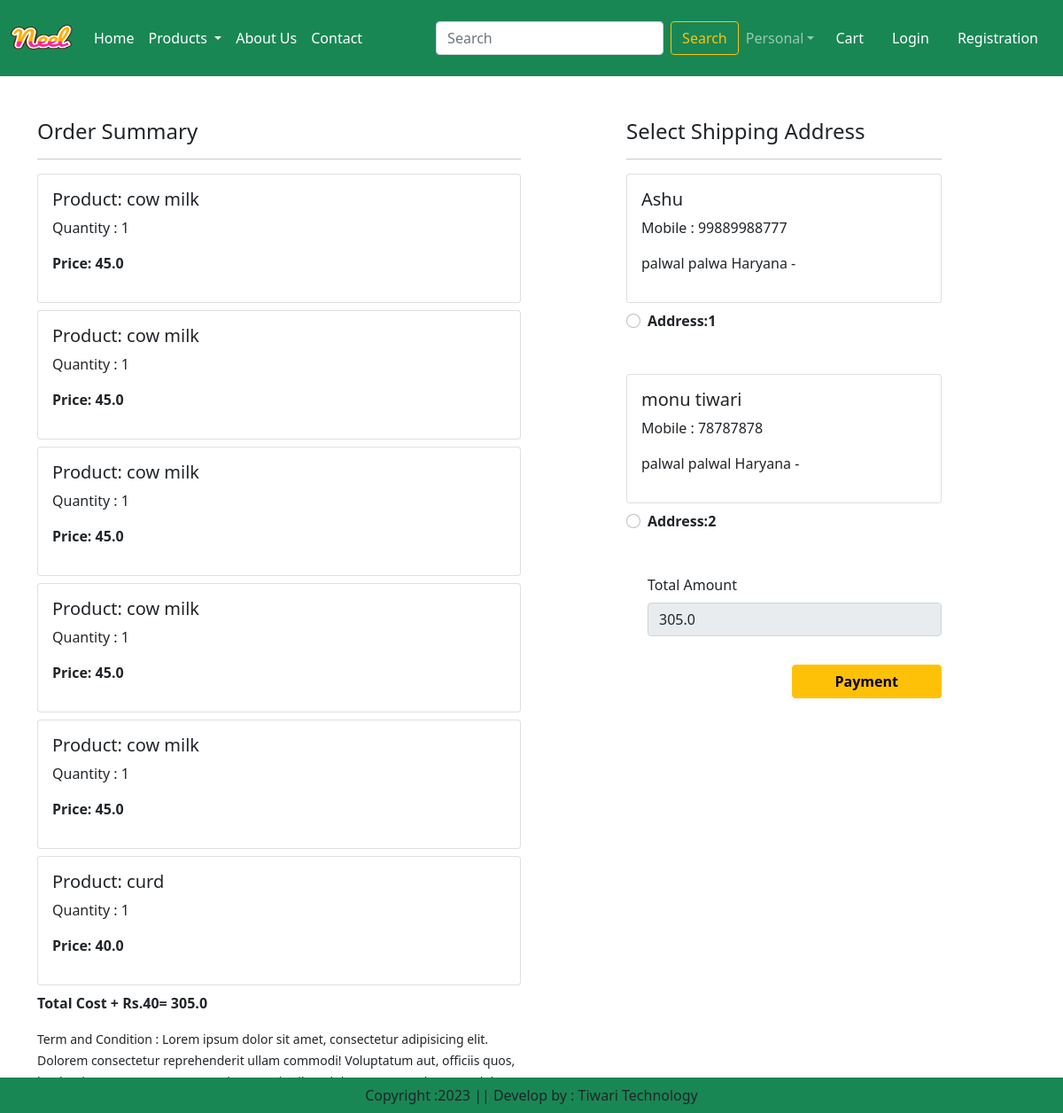
The page /checkout/ (signed in) on the database its author committed.
### app/models.py (models this page shows, shortened)
class Cart(models.Model):
    user= models.ForeignKey(User,on_delete=models.CASCADE)
    product= models.ForeignKey(Product,on_delete=models.CASCADE)
    quantity=models.PositiveIntegerField(default=1)

class Product(models.Model):
    title =models.CharField(max_length=100)
    selling_Price=models.FloatField()
    discounted_price=models.FloatField()
    description=models.TextField()
    composition=models.TextField(default='')
    prodapp=models.TextField(default='')
    category=models.CharField(choices=CATEGORY_CHOICES, max_length=2)
    product_image=models.ImageField(upload_to='product')

class Customer(models.Model):
    user = models.ForeignKey(User,on_delete=models.CASCADE)
    name = models.CharField(max_length=200)
    locality= models.CharField(max_length=200)
    city= models.CharField(max_length=50)
    mobile=models.IntegerField()
    zipcode= models.IntegerField()
    state= models.CharField(choices=STATE_CHOICES, max_length=100)

### app/views.py (the view)
# urls.py: path('checkout/',views.checkout.as_view(), name='checkout'),
class checkout(View):
    def get(self,request):
        user= request.user
        add=Customer.objects.filter(user=user)
        cart_items=Cart.objects.filter(user=user)
        famount=0
        for p in cart_items:
            value= p.quantity * p.product.discounted_price
            famount= famount + value
        totalamount = famount + 40
        context = {
            'add': add,
            'cart_items': cart_items,
            'totalamount': totalamount
        }
        return render(request, 'app/checkout.html', context)

### app/templates/app/checkout.html (shortened to what this page needs)
{% extends 'app/base.html' %}
{% load static %}
{% block main-content %}
<div class="container ">
    <div class="row mt-5">
        <div class="col-sm-6">
            <h4>Order Summary</h4>
            <hr>
            {% for item in cart_items %}
            <div class="card mb-2">
                <div class="card-body">
                    <h5>Product: {{ item.product.title}}</h5>
                    <p>Quantity : {{item.quantity}}</p>
                    <p class="fw-bold">Price: {{item.product.discounted_price}}</p>
                </div>
            </div>
            {% endfor %}
            <p class="fw-bold">Total Cost + Rs.40= {{totalamount}}</p>
            <small>Term and Condition : Lorem ipsum dolor sit amet, consectetur adipisicing elit. Dolorem consectetur reprehenderit ullam commodi! Voluptatum aut, officiis quos, laudantium consectetur sunt, quis necessitatibus dolorem earum deserunt dolores sint rerum? Delectus, culpa!</small>
        </div>
        <div class="col-sm-4 offset-sm-1">
            <h4>Select Shipping Address</h4>
            <hr>
            <form method="post" id="myform">
                {% for ad in add %}
                <div class="card">
                    <div class="card-body">
                        <h5>{{ad.name}}</h5>
                        <p>Mobile : {{ad.mobile}}</p>
                        <p>{{ad.locality}} {{ad.city}} {{ ad.state}} - {{add.zipcode}}</p>
                </div>
                </div>
                <div class="form-check mt-2 mb-5">
                    <input class="form-check-input" type="radio" name="custid" id="custadd{{forloop.counter}}" value="{{ad.id}}">
                    <label class="form-check-label fw-bold" for="custadd{{forloop.counter}}"> Address:{{forloop.counter}}</label>
                </div>
                {% endfor %}
                <div class="form-check mb-3">
                    <label for="totalamount" class="form-label">Total Amount</label>
                    <input type="number" class="form-control" name="totalamount" value="{{totalamount}}" readonly >
                </div>
                <div class="text-end">
                    <button type="submit" class="btn btn-warning mt-3 px-5 fw-bold">Payment</button>
                </div>
            </form>
        </div>
    </div>
    </div>
    {% endblock main-content %}

### rows shown on the page
Cart: product "cow milk", quantity "1", product.discounted_price "45.0"
Cart: product "cow milk", quantity "1", product.discounted_price "45.0"
Cart: product "cow milk", quantity "1", product.discounted_price "45.0"
Cart: product "cow milk", quantity "1", product.discounted_price "45.0"
Cart: product "cow milk", quantity "1", product.discounted_price "45.0"
Cart: product "curd", quantity "1", product.discounted_price "40.0"
Customer: name "Ashu", mobile "99889988777", locality "palwal", city "palwa", state "Haryana"
Customer: name "monu tiwari", mobile "78787878", locality "palwal", city "palwal", state "Haryana"

### other values the page prints
{{ totalamount }} "305.0"
